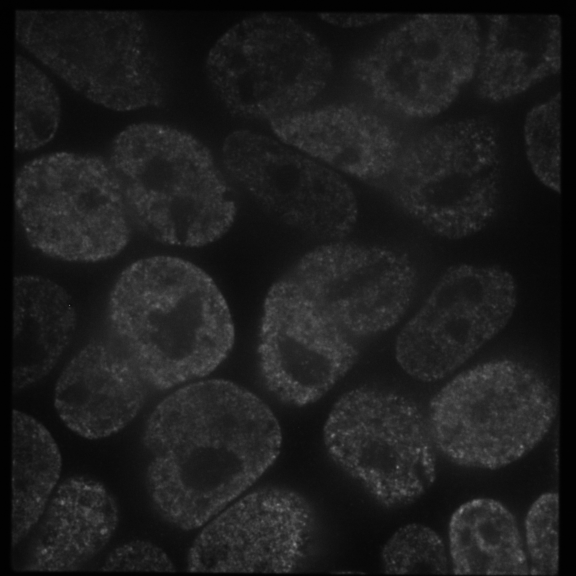
#> input picture DataSample/CTRL HiPSC_1_Dapi_488_CTCF_555H3K27AC006 - Deconvolved 3 iterations, Type Richardson-Lucy_XY001.tif, 1152 x 1152 px (shown at 1/2 size)
$ python -i utils.py   (imports and definitions only)
#> lines starting #> are read from the running program, lines starting #| are printed output that depends on the picture; after the words box and inside, x2 and y2 are one past the last pixel; in counts of white or black regions, pixels touching at a corner belong together
#> further down, picture is the input picture: shape (1152, 1152, 3); min 0, max 185, mean 29.5
import cv2
import math
import numpy as np

# [23 lines left out: function ellipse, not called in this run]

def rectangle(img):
    gray = cv2.cvtColor(img, cv2.COLOR_BGR2GRAY)
    thresh = cv2.threshold(gray, 0 , 255, cv2.THRESH_BINARY)[1]
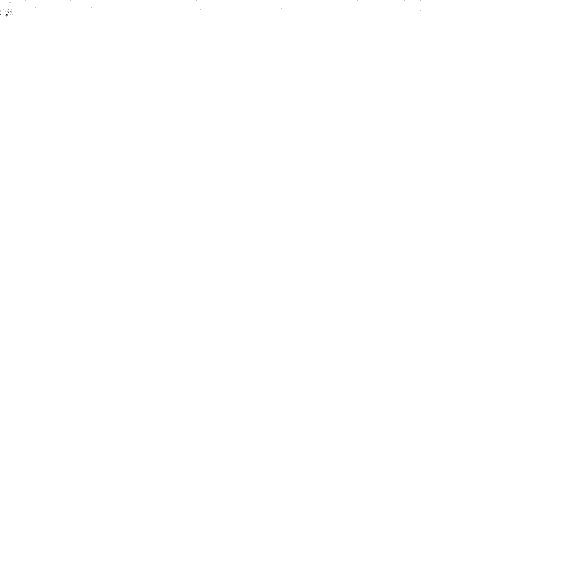
#> thresh: shape (1152, 1152) (shown at 1/2 size); 100% white; black in thin lines or dots, all inside (x1, y1, x2, y2) = (0, 0, 842, 33)
    contours, hierarchy = cv2.findContours(thresh,cv2.RETR_EXTERNAL,cv2.CHAIN_APPROX_SIMPLE)
#> contours = 1 contour; box (x1, y1, x2, y2) and area: (0, 0, 1152, 1152) 1324790
    cnt = contours[0]
#> cnt = contour of 29 points, box (x1, y1, x2, y2) (0, 0, 1152, 1152), area 1324790
    x, y, w, h = cv2.boundingRect(cnt)
#> x = 0; y = 0; w = 1152; h = 1152
    return x, y, w, h

# [64 lines left out: functions rotate, ZeroPaddingResizeCV, nucleus_intensity_distribution, not called in this run]

>>> import cv2
>>> picture = cv2.imread('../../DataSample/CTRL HiPSC_1_Dapi_488_CTCF_555H3K27AC006 - Deconvolved 3 iterations, Type Richardson-Lucy_XY001.tif')
>>> result = rectangle(picture)
#> result = (0, 0, 1152, 1152)
